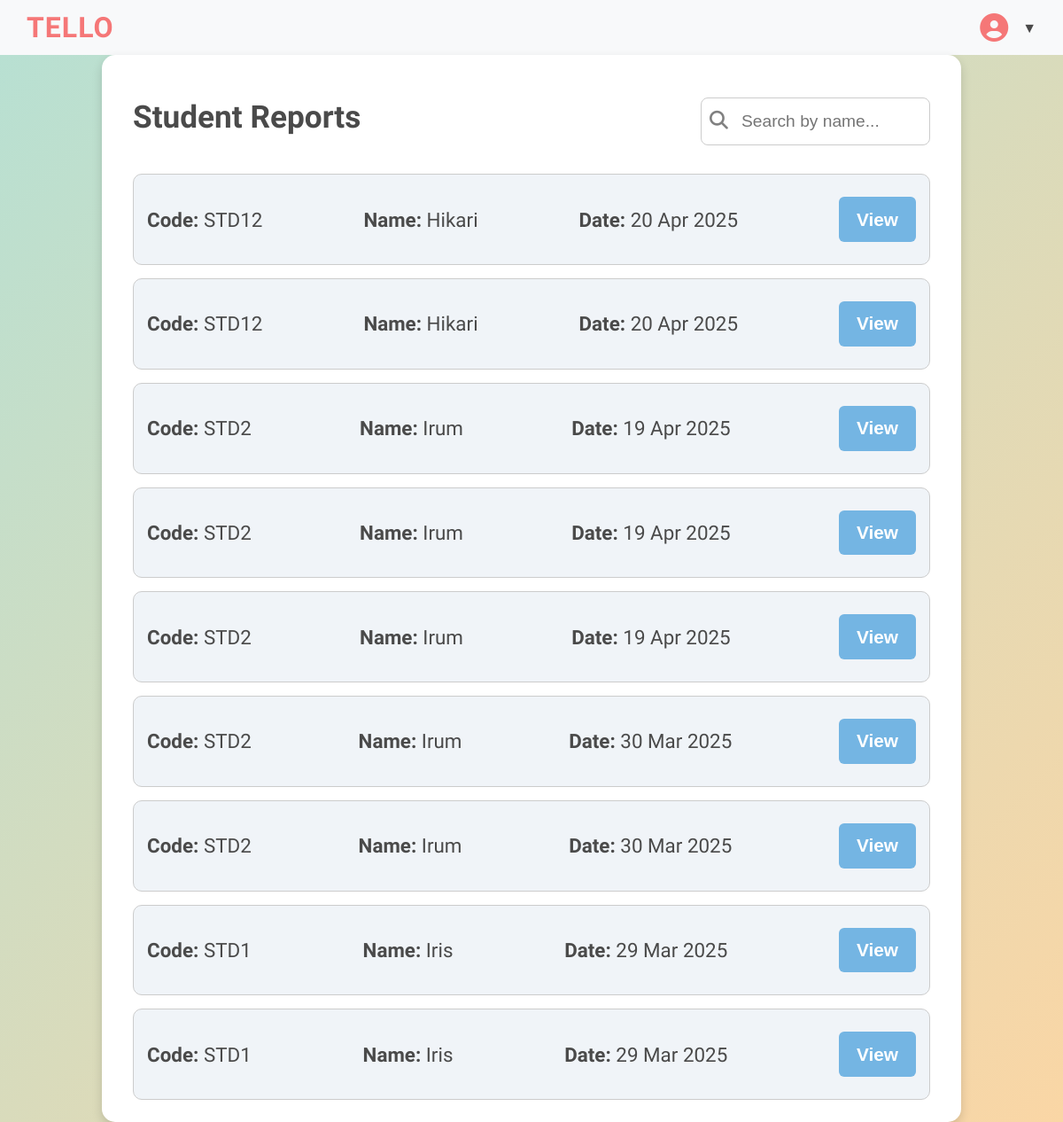
The page /report_list/ on the database as committed earlier.
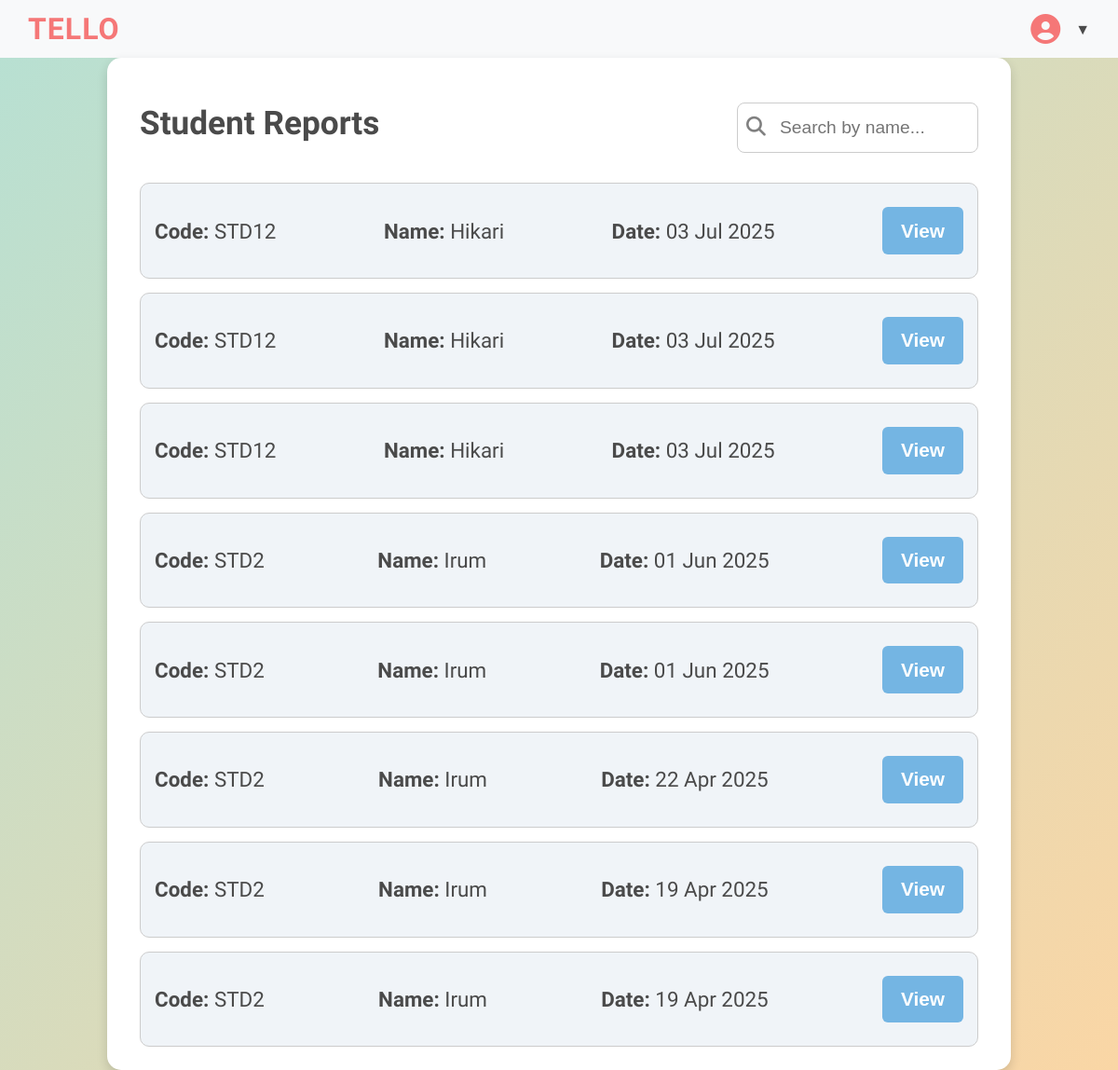
The same page on the database as committed later.
### tello/models.py (models this page shows, shortened)
class Student(models.Model):
    studentid = models.AutoField(primary_key=True)
    studentcode = models.CharField(max_length=4, unique=True)
    studentname = models.CharField(max_length=100)
    studentgrade = models.CharField(max_length=50)
    studentage = models.IntegerField()
    assignedteacher = models.ForeignKey(Teacher, on_delete=models.CASCADE)
    additional_notes = models.TextField(blank=True, null=True)
    created_at = models.DateTimeField(auto_now_add=True)

class StudentReport(models.Model):
    story_session = models.ForeignKey(
        StorySession, on_delete=models.CASCADE, related_name="reports")
    vocab_score = models.FloatField()
    structure_sim_score = models.FloatField()
    response_length = models.FloatField()
    avg_engagement = models.FloatField()
    final_score = models.FloatField()
    prompt_interaction_ratio = models.FloatField()
    prompt_interaction_count = models.IntegerField()
    feedback_notes = models.TextField(blank=True, null=True)
    created_at = models.DateTimeField(auto_now_add=True)

### tello/views.py (the view)
# urls.py: path("report_list/", views.report_list, name="report_list"),
def report_list(request):
    reports = StudentReport.objects.select_related(
        'story_session__student').all().order_by('-created_at')
    report_data = [
        {
            'id': report.id,
            'student_id': report.story_session.student.studentcode,
            'student_name': report.story_session.student.studentname,
            'created_at': report.created_at
        }
        for report in reports
    ]
    return render(request, 'report_list.html', {'reports': report_data})

### tello/templates/report_list.html (shortened to what this page needs)
{% extends 'base.html' %} {% block links %}
<link rel="stylesheet" href="/static/css/report_list.css" />
{% endblock %} {% load static %} {% block content %}
<div class="body-container">
  <div class="dashboard-container">
    <header
      style="display: flex; justify-content: space-between; align-items: center"
    >
      <h1>Student Reports</h1>
      <div style="position: relative; display: flex; align-items: center">
        <i
          class="fas fa-search"
          style="
            position: absolute;
            left: 10px;
            top: 40%;
            font-size: 1.3rem;
            color: gray;
          "
        >
        </i>
        <input
          type="text"
          id="searchBar"
          placeholder="Search by name..."
          onkeyup="filterReports()"
          style="
            padding: 15px 12px;
            padding-left: 45px; /* Push text right so it doesn’t overlap icon */
            font-size: 1.2rem;
            border: 1px solid #ccc;
            border-radius: 8px;
            outline: none;
            width: 200px;
          "
        />
      </div>
    </header>
    <main>
      <section class="report-list">
        {% if reports %} {% for report in reports %}
        <div class="report-card" data-name="{{ report.student_name }}">
          <p><strong>Code:</strong> {{ report.student_id }}</p>
          <p><strong>Name:</strong> {{ report.student_name }}</p>
          <p><strong>Date:</strong> {{ report.created_at|date:"d M Y" }}</p>
          <button class="view-btn" onclick="viewReport('{{ report.id }}')">
            View
          </button>
        </div>
        {% endfor %} {% else %}
        <p>No reports available yet.</p>
        {% endif %}
      </section>
    </main>
  </div>
</div>
{% endblock %}

### tello/templates/base.html (shortened to what this page needs)
<!DOCTYPE html>
<html lang="en">
  <head>
    <link rel="stylesheet" href="/static/css/styles.css" />
    {% block links %} {% endblock %}
  </head>
  <body>
    <header style="margin-bottom: 0">
      <div class="header-container">
        <div class="logo">
          <a href="{% url 'dashboard' %}" style="text-decoration: none">
            <h1>TellO</h1>
          </a>
        </div>
        <div class="user-profile">
          <i class="fas fa-user-circle" style="font-size: 2rem"></i>
          <div class="dropdown">
            <button onclick="toggleDropdown()">▼</button>
          </div>
        </div>
      </div>
    </header>
    <main>{% block content %}{% endblock %}</main>
  </body>
</html>

### static/css/styles.css (style rules this page uses)
body { margin: 0; padding: 0; font-family: "Comic Neue", sans-serif; }
.header-container { display: flex; justify-content: space-between; align-items: center; padding: 12px 30px; background-color: #f8f9fa; box-shadow: 0 3px 8px rgba(0, 0, 0, 0.1); margin-bottom: 0; }
.logo h1 { font-size: 2rem; color: #f57777; margin: 0; letter-spacing: 1px; font-weight: 700; text-transform: uppercase; }
.user-profile { position: relative; display: flex; align-items: center; gap: 8px; cursor: pointer; }
.user-profile i { font-size: 2rem; color: #f57777; }
.user-profile button { background: none; border: none; font-size: 1rem; cursor: pointer; padding: 0; color: #4a4a4a; }

### static/css/report_list.css (style rules this page uses)
.body-container { font-family: "Comic Neue", sans-serif; margin: 0; padding: 0; background: linear-gradient(135deg, #b8e0d2, #fad6a5); display: flex; justify-content: center; align-items: center; min-height: 100vh; color: #4a4a4a; }
.dashboard-container { width: 90%; max-width: 900px; background: white; padding: 25px 35px; border-radius: 15px; box-shadow: 0 5px 12px rgba(0, 0, 0, 0.15); animation: fadeIn 1s ease-in-out; }
header { text-align: center; margin-bottom: 20px; }
header h1 { font-size: 2.2rem; }
#searchBar { width: 100%; max-width: 300px; padding: 10px; margin-top: 10px; font-size: 1.2rem; border: 2px solid #6bb197; border-radius: 6px; outline: none; transition: 0.3s; }
.report-list { display: flex; flex-direction: column; gap: 15px; }
.report-card { background: #f0f4f8; padding: 15px; border-radius: 10px; border: 1px solid #ccc; transition: all 0.3s; display: flex; flex-direction: row; justify-content: space-between; }
.report-card p { font-size: 1.4rem; }
.view-btn { display: block; background: #74b5e3; color: white; margin: 10px 0px; padding: 0px 20px; font-size: 1.3rem; font-weight: 600; border: none; border-radius: 6px; cursor: pointer; transition: all 0.3s; }

Rows that differ between the two databases and show on the page:
removed StudentReport: created_at "20 Apr 2025"
removed StudentReport: created_at "20 Apr 2025"
removed StudentReport: created_at "19 Apr 2025"
removed StudentReport: created_at "30 Mar 2025"
removed StudentReport: created_at "30 Mar 2025"
removed Student: student_id "STD1" "STD1", student_name "Iris" "Iris"
removed StudentReport: created_at "29 Mar 2025"
removed StudentReport: created_at "29 Mar 2025"
added StudentReport: created_at "03 Jul 2025"
added StudentReport: created_at "03 Jul 2025"
added StudentReport: created_at "03 Jul 2025"
added StudentReport: created_at "01 Jun 2025"
added StudentReport: created_at "01 Jun 2025"
added StudentReport: created_at "22 Apr 2025"
Other text that changed with them:
new list line: "Code: Name: Date: View"
new list line: "STD12 Hikari"
new list line: "STD2 Irum"
list line gone: "Code: Name: Date: View"
list line gone: "STD12 Hikari"
list line gone: "STD2 Irum"
list line gone: "19 Apr 2025"
